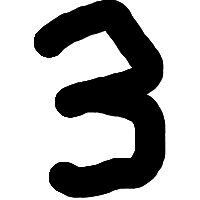
#> input picture 3.png, 200 x 200 px
$ python predictDigitsKadai01.py
#> lines starting #> are read from the running program, lines starting #| are printed output that depends on the picture
import sklearn.datasets
import sklearn.svm
import PIL.Image
import numpy
import matplotlib.pyplot as plt
def imageToData(filename):
#> called with filename = '3.png'
    grayImage = PIL.Image.open(filename).convert("L")
    grayImage = grayImage.resize((8,8),PIL.Image.Resampling.LANCZOS)
    numImage = numpy.asarray(grayImage,dtype = float)
    numImage = 16 - numpy.floor(17 * numImage / 256)
    numImage = numImage.flatten()
#> numImage = 64 values, max 16 at index 4, min 0 at index 0, mean 5.62

    plt.imshow(numImage.reshape(8, 8), cmap="gray")
    plt.title("Converted Image")
    plt.colorbar()
    plt.show()
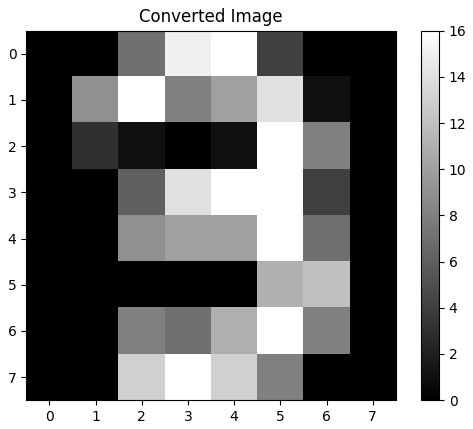
#> figure drawn by matplotlib, 2 panels

    return numImage.flatten()

def predictDigits(data):
    digits = sklearn.datasets.load_digits()

    clf = sklearn.svm.SVC(gamma = 0.001)
    clf.fit(digits.data, digits.target)
    result = clf.predict([data])
    print("予測=", result[0])
data = imageToData("3.png")
#> data has the same summary as numImage in imageToData
predictDigits(data)
#> in predictDigits, `result = clf.predict([data])`: result = [9]
#| 予測= 9

$ run again, with 8.png copied over 3.png
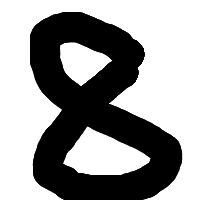
#> input picture 8.png, 200 x 200 px
#> numImage = 64 values, max 16 at index 35, min 0 at index 0, mean 6.59
#> in imageToData, `plt.show()`:
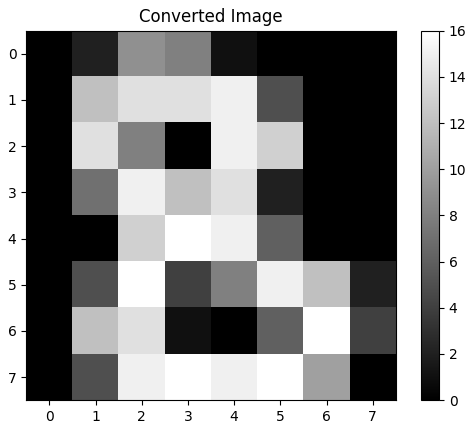
#> figure drawn by matplotlib, 2 panels
#> data has the same summary as numImage in imageToData
#> result = [8]
#| 予測= 8
